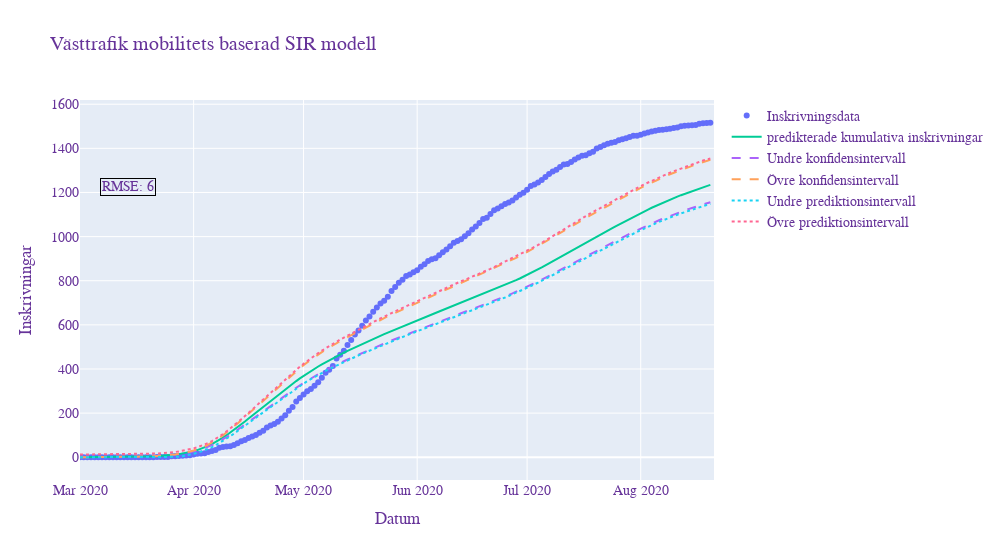

Write notebook code for a chart like this one.
### Markdown cell above
Cell calcualtes the cumulative admissions and confidens/prediktion intervalls

### Code cell
numBetas = 50 #number of betas used for normal dist for conf. intervalls
numEpsilon = 500

##################  Confidence intervall calculation
#defines confidence intervall arrays
confint = np.zeros([prediction_time,2]) 


# Generates an array of betas using normal dist.
betas=np.random.multivariate_normal(popt,pcov,numBetas) 
values = np.zeros((prediction_time,numBetas))

# Generates an array of betas using normal dist.
for beta in range(len(betas)): 
  values[:,beta] = np.cumsum(modelfunction(t,*betas[beta]))
  
#Evaluates the model function for each given beta
for day in range(len(t)):
  confint[day,0]=np.quantile(values[day,:],0.025)
  confint[day,1]=np.quantile(values[day,:],0.975)
  

##################  Prediction intervall calculation
#calcuales standard deviation of residual between model and data
std_residual = np.std(modelfunction(t_fittingdata,*popt)-dailyAdmissions[:fittingPoints], ddof=2) #calcuales standard deviation of residual between model and data
predint = np.zeros([prediction_time,2])

temp = []
pred_matrix = np.zeros((prediction_time,(numBetas*numEpsilon)))

#loops trough model values each day a adds the error values generated from t-dist to each prediction 
#and returns the prediction matrix
for day in range(prediction_time): #loops trough model values each day a adds the error values generated from t-dist to each prediction 
  for beta in range(len(betas)):
      temp =  np.add(np.cumsum(modelfunction(t,*betas[beta]))[day],tdist.rvs(prediction_time,0,std_residual,numEpsilon))
      pred_matrix[day,(beta*numEpsilon):(beta*numEpsilon+numEpsilon)] = temp

#calculates the prediction intervals for each time step
for day in range(prediction_time): #calculates the prediction intervals
    predint[day,0] = np.quantile(pred_matrix[day],0.025)
    predint[day,1] = np.quantile(pred_matrix[day],0.975)

fig = go.Figure()
#plots the fitting admission data points
fig.add_trace(go.Scatter( 
                    x=pd.Series(pd.date_range("2020-03-01", freq="D", periods=fittingPoints)), 
                    y=np.cumsum(dailyAdmissions),
                    mode='markers',
                    name='Inskrivningsdata'))
#plots all the available admission data points
fig.add_trace(go.Scatter( 
                    x=pd.Series(pd.date_range(pd.to_datetime('2020-03-01')+timedelta(days=fittingPoints), freq="D", periods=prediction_time-fittingPoints)),
                    y=np.cumsum(dailyAdmissions)[fittingPoints:],
                    mode='markers',
                    marker=dict(
                        color='firebrick',
                    ),
                    name='Admission data'))
#plots model admissions
fig.add_trace(go.Scatter(
                    x=pd.Series(pd.date_range("2020-03-01", freq="D", periods=prediction_time)), 
                    y=np.cumsum(modelfunction(t,*popt)),
                    mode='lines',
                    name='predikterade kumulativa inskrivningar'))
#plots lower confidence interval
fig.add_trace(go.Scatter(
                    x=pd.Series(pd.date_range("2020-03-01", freq="D", periods=prediction_time)), 
                    y=confint[:,0],
                    mode='lines',
                    name='Undre konfidensintervall',
                    line = dict( width=2, dash='dash')))
#plots Upper confidence interval
fig.add_trace(go.Scatter(
                    x=pd.Series(pd.date_range("2020-03-01", freq="D", periods=prediction_time)), 
                    y=confint[:,1],
                    mode='lines',
                    name='Övre konfidensintervall',
                    line = dict(width=2, dash='dash')))
#plots lower prediction interval
fig.add_trace(go.Scatter(
                    x=pd.Series(pd.date_range("2020-03-01", freq="D", periods=prediction_time)), 
                    y=predint[:,0],
                    mode='lines',
                    name='Undre prediktionsintervall',
                    line = dict(width=2, dash='dot')))
#plots upper prediction interval
fig.add_trace(go.Scatter(
                    x=pd.Series(pd.date_range("2020-03-01", freq="D", periods=prediction_time)), 
                    y=predint[:,1],
                    mode='lines',
                    name='Övre prediktionsintervall',
                    line = dict(width=2, dash='dot')))
#plots RMSE annotation box
fig.add_annotation(x=pd.to_datetime("2020-03-01"),y=0, 
                   text=f"RMSE: {math.floor(mean_squared_error(dailyAdmissions[:prediction_time],modelfunction(t,*popt), squared = False))}",
                   showarrow=False,
                   bordercolor="black",
                   xshift=48,
                   yshift=270
                  )
fig.update_layout(
                    title='Västtrafik mobilitets baserad SIR modell',
                    xaxis_title='Datum',
                    yaxis_title='Inskrivningar',
                    autosize=False,
                    width=1000,
                    xaxis_range=["2020-03-01",pd.to_datetime('2020-03-01')+timedelta(days=prediction_time)],
                    
                    font=dict(
                      family="Courier New, monospace",
                      size=14,
                      color="RebeccaPurple"
                    )
)
fig.show()

### Figure 1 — Plotly figure (JSON) as saved in the notebook; plotly's stock layout.template omitted (floating-point values rounded to 4 significant figures; data arrays with more than 128 entries replaced by an {"elided": "..."} marker saying what was removed)
{"data": [{"mode": "markers", "name": "Inskrivningsdata", "type": "scatter", "x": {"elided": "173 str values"}, "y": {"elided": "173 int values"}}, {"marker": {"color": "firebrick"}, "mode": "markers", "name": "Admission data", "type": "scatter", "x": [], "y": []}, {"mode": "lines", "name": "predikterade kumulativa inskrivningar", "type": "scatter", "x": {"elided": "173 str values"}, "y": {"elided": "173 float values"}}, {"line": {"dash": "dash", "width": 2}, "mode": "lines", "name": "Undre konfidensintervall", "type": "scatter", "x": {"elided": "173 str values"}, "y": {"elided": "173 float values"}}, {"line": {"dash": "dash", "width": 2}, "mode": "lines", "name": "Övre konfidensintervall", "type": "scatter", "x": {"elided": "173 str values"}, "y": {"elided": "173 float values"}}, {"line": {"dash": "dot", "width": 2}, "mode": "lines", "name": "Undre prediktionsintervall", "type": "scatter", "x": {"elided": "173 str values"}, "y": {"elided": "173 float values"}}, {"line": {"dash": "dot", "width": 2}, "mode": "lines", "name": "Övre prediktionsintervall", "type": "scatter", "x": {"elided": "173 str values"}, "y": {"elided": "173 float values"}}], "layout": {"annotations": [{"bordercolor": "black", "showarrow": false, "text": "RMSE: 6", "x": "2020-03-01T00:00:00", "xshift": 48, "y": 0, "yshift": 270}], "autosize": false, "font": {"color": "RebeccaPurple", "family": "Courier New, monospace", "size": 14}, "title": {"text": "Västtrafik mobilitets baserad SIR modell"}, "width": 1000, "xaxis": {"range": ["2020-03-01", "2020-08-21T00:00:00"], "title": {"text": "Datum"}}, "yaxis": {"title": {"text": "Inskrivningar"}}}}
